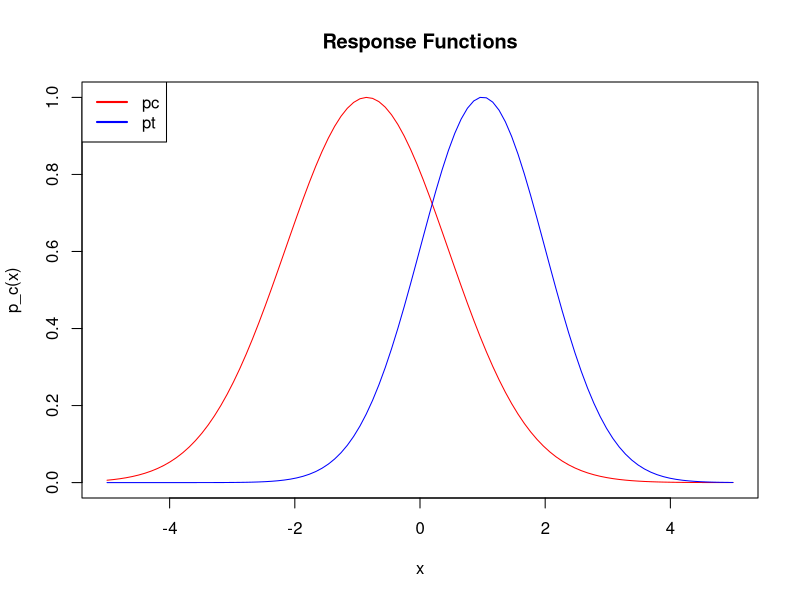

The R script that drew this image:
#logistic
library(mvtnorm)
library(sandwich)
options(warn=2) # Warnings as errors

set.seed(123)

nsim = 100
B = 100

N=200
nt = round(0.3*N)
nc = N - nt
treatind = c(rep(T, nt), rep(F, nc))

muhatOLS0_Record = data.frame(Intercept = numeric(0), fittedT = numeric(0), fittedC = numeric(0))
muhatOLS1_Record = data.frame(Intercept = numeric(0), fittedT = numeric(0), fittedC = numeric(0))

# Response functions
p_c = Vectorize(function(V)
{
  m = -.85
  s = 1.3
  return(1* dnorm(V, mean = m, sd = s) / max(dnorm(seq(from = -5, to = 5, length.out = 100), mean = m, sd = s)))
})

p_t = Vectorize(function(V){
  m = 1
  s = 1
  return(dnorm(V, mean = m, sd = s) / max(dnorm(seq(from = -5, to = 5, length.out = 100), mean = m, sd = s)))  
})

# Visualize the probabilities as a function of the covariates
x = seq(from = -5, to = 5, length.out = 100)
plot(x, p_c(x), ylim = c(0, 1), type = 'l', col ='red', main = 'Response Functions')
lines(x, p_t(x), ylim = c(0, 1), col = 'blue')
legend(x = 'topleft', col = c('red', 'blue'), legend = c('pc', 'pt'), lwd = c(2,2))

# Simulate over many data sets
Vdim <- Vgob <- Vcal1 <- Vcal2 <- rep(0, B)
for(b in 1:B)
{
  # Generate the covariates
  V = runif(N, -5, 5)
  X = cbind(V)
  
  # Generate underlying probabilities for treated and control groups
  pt = p_t(V)
  pc = p_c(V)
  
  
  # Generate potential outcomes
  U = runif(N)
  Yc = 1*(U<=pc)
  Yt = 1*(U<=pt)
  
  # The true difference in means
  taubar = mean(Yt-Yc)
  
  # Simulate many realizations of treatment allocation on a single data set
  modelFlag = rep(FALSE, nsim)
  taudim <- taugob <- taucal1 <-taucal2 <- rep(0, nsim)
  i = 1
  while(i <= nsim)
  {
    try({
      # Sample a CRE treatment allocation
      treat = sample(treatind)
      
      # What the experimenter gets to see
      Ytreat = Yt[treat]
      Ycontrol = Yc[!treat]
      Xtreat = X[treat,,drop = F]
      Xcontrol = X[!treat,, drop = F]
      colnames(Xcontrol) = c("X1")
      colnames(Xtreat) = colnames(Xcontrol)
      colnames(X) = colnames(Xcontrol)
      X = data.frame(X)
      Xtreat = data.frame(Xtreat)
      Xcontrol = data.frame(Xcontrol)
      Y = Yt*treat + Yc*(1-treat)
      
      # The standard difference in means (without any adjustment or imputation)
      taudim[i] = mean(Ytreat) - mean(Ycontrol)
      
      # "In-sample" logistic regressions
      lmT = glm(Ytreat~., data = Xtreat, family = "binomial")
      lmC = glm(Ycontrol~., data = Xcontrol, family = "binomial")
      fittedT = predict(lmT, newdata = X, type = "response")
      fittedC = predict(lmC, newdata = X, type = "response")
      
      # The generalized Oaxaca-Blinder estimator without any calibration
      yti = fittedT*(!treat) + Y*treat
      yci = fittedC*(treat) + Y*(!treat)
      taugob[i] =  mean(yti-yci)
      
      # Cohen & Fogarty calibration (regress on *both* imputed values)
      Xtilde = data.frame(fittedT, fittedC)
      XtildeT = Xtilde[treat,]
      XtildeC = Xtilde[!treat,]
      lmT2 = lm(Ytreat~., data = XtildeT)
      lmC2 = lm(Ycontrol~., data = XtildeC)
      fittedT2 = predict(lmT2, newdata = Xtilde)
      fittedC2 = predict(lmC2, newdata = Xtilde)
      taucal2[i] = mean(fittedT2-fittedC2)
      # yti = fittedT2*(!treat) + Y*treat
      # yci = fittedC2*(treat) + Y*(!treat)
      # taucal2[i] = mean(yti-yci)
      # Record the regressions
      muhatOLS0_Record = rbind(muhatOLS0_Record, lmC2$coefficients)
      muhatOLS1_Record = rbind(muhatOLS1_Record, lmT2$coefficients)
      
      # Calibration with only a single imputed value (i.e., Guo & Basse's Equation 8)
      # See https://arxiv.org/pdf/2004.11615.pdf (Version 1) for reference
      fittedT = data.frame(fittedT)
      fittedTT = fittedT[treat,,drop = F]
      fittedC = data.frame(fittedC)
      fittedCC = fittedC[!treat,,drop = F]
      lmT3 = lm(Ytreat~., data = fittedTT)
      lmC3 = lm(Ycontrol~., data = fittedCC)
      fittedT3 = predict(lmT3, newdata = fittedT)
      fittedC3 = predict(lmC3, newdata = fittedC)
      taucal1[i] = mean(fittedT3-fittedC3)
      i = i + 1
    })
  }
  
  # Record sample variances
  Vdim[b] = var(taudim - taubar)
  Vgob[b] = var(taugob - taubar)
  Vcal1[b]= var(taucal1 - taubar)
  Vcal2[b]= var(taucal2 - taubar)
  
  # print(b)
}

#cat("N = ", N , "\n")
#cat("Vgob / Vdim \t", mean(Vgob / Vdim), "\n")
#cat("Vcal1 / Vdim \t", mean(Vcal1 / Vdim), "\n")
#cat("Vcal2 / Vdim \t", mean(Vcal2 / Vdim), "\n")

colnames(muhatOLS0_Record) = c("Intercept", "FittedT", "FittedC")
colnames(muhatOLS1_Record) = c("Intercept", "FittedT", "FittedC")

cat("\nmuhatOLS0\nmeans\n")
print(round(colMeans(head(muhatOLS0_Record, n=nsim)), digits = 3))
cat("SDs\n")
print(round(apply(X = head(muhatOLS0_Record, n=nsim), 2, FUN = sd), digits = 3))

cat("\nmuhatOLS1\nmeans\n")
print(round(colMeans(head(muhatOLS1_Record, n=nsim)), digits = 3))
cat("SDs\n")
print(round(apply(X = head(muhatOLS1_Record, n=nsim), 2, FUN = sd), digits = 3))

vars = data.frame(Vcal2, Vcal1, Vgob, Vdim)
coeffs = data.frame(muhatOLS0_Record, muhatOLS1_Record)

varsName = paste("SamplingVariances_N", N, ".csv", sep = '')
coeffsName = paste("coefficients_N", N, ".csv", sep = '')

write.csv(vars, file = varsName, row.names = FALSE)
write.csv(coeffs, file = coeffsName, row.names = FALSE)
